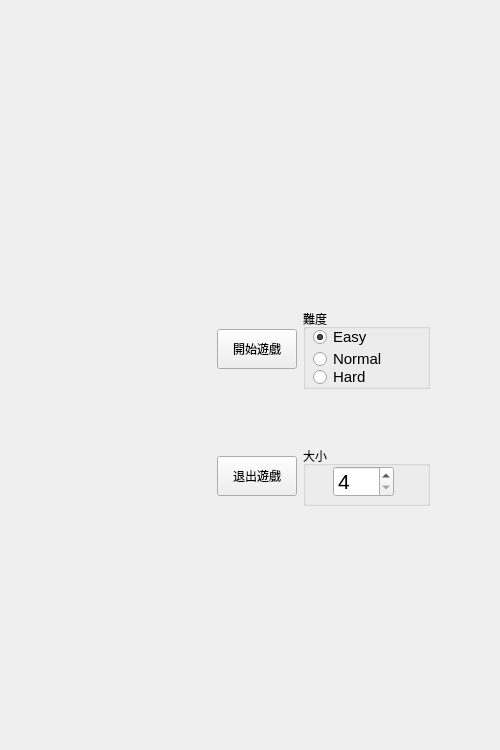
<?xml version="1.0" encoding="UTF-8"?>
<ui version="4.0">
 <class>game</class>
 <widget class="QMainWindow" name="game">
  <property name="windowModality">
   <enum>Qt::NonModal</enum>
  </property>
  <property name="geometry">
   <rect>
    <x>0</x>
    <y>0</y>
    <width>500</width>
    <height>750</height>
   </rect>
  </property>
  <property name="sizePolicy">
   <sizepolicy hsizetype="Fixed" vsizetype="Fixed">
    <horstretch>0</horstretch>
    <verstretch>0</verstretch>
   </sizepolicy>
  </property>
  <property name="minimumSize">
   <size>
    <width>500</width>
    <height>750</height>
   </size>
  </property>
  <property name="maximumSize">
   <size>
    <width>500</width>
    <height>750</height>
   </size>
  </property>
  <property name="mouseTracking">
   <bool>false</bool>
  </property>
  <property name="contextMenuPolicy">
   <enum>Qt::DefaultContextMenu</enum>
  </property>
  <property name="windowTitle">
   <string>avengers 2048</string>
  </property>
  <property name="windowIcon">
   <iconset resource="image.qrc">
    <normaloff>:/game/img/img/icon.png</normaloff>:/game/img/img/icon.png</iconset>
  </property>
  <widget class="QWidget" name="centralWidget">
   <layout class="QGridLayout" name="gridLayout_2">
    <property name="leftMargin">
     <number>0</number>
    </property>
    <property name="topMargin">
     <number>0</number>
    </property>
    <property name="rightMargin">
     <number>0</number>
    </property>
    <property name="bottomMargin">
     <number>0</number>
    </property>
    <item row="0" column="0">
     <widget class="QStackedWidget" name="m">
      <property name="frameShadow">
       <enum>QFrame::Plain</enum>
      </property>
      <property name="currentIndex">
       <number>0</number>
      </property>
      <widget class="QWidget" name="menu">
       <widget class="QWidget" name="gridLayoutWidget">
        <property name="geometry">
         <rect>
          <x>60</x>
          <y>40</y>
          <width>381</width>
          <height>531</height>
         </rect>
        </property>
        <layout class="QGridLayout" name="gridLayout_3">
         <item row="2" column="0">
          <spacer name="horizontalSpacer">
           <property name="orientation">
            <enum>Qt::Horizontal</enum>
           </property>
           <property name="sizeType">
            <enum>QSizePolicy::Fixed</enum>
           </property>
           <property name="sizeHint" stdset="0">
            <size>
             <width>140</width>
             <height>20</height>
            </size>
           </property>
          </spacer>
         </item>
         <item row="2" column="1">
          <widget class="QPushButton" name="start">
           <property name="maximumSize">
            <size>
             <width>16777215</width>
             <height>40</height>
            </size>
           </property>
           <property name="focusPolicy">
            <enum>Qt::NoFocus</enum>
           </property>
           <property name="text">
            <string>開始遊戲</string>
           </property>
          </widget>
         </item>
         <item row="3" column="1">
          <widget class="QPushButton" name="exit">
           <property name="maximumSize">
            <size>
             <width>10000</width>
             <height>40</height>
            </size>
           </property>
           <property name="focusPolicy">
            <enum>Qt::NoFocus</enum>
           </property>
           <property name="text">
            <string>退出遊戲</string>
           </property>
          </widget>
         </item>
         <item row="1" column="0" colspan="4">
          <widget class="QLabel" name="menu_title">
           <property name="sizePolicy">
            <sizepolicy hsizetype="Minimum" vsizetype="Minimum">
             <horstretch>0</horstretch>
             <verstretch>0</verstretch>
            </sizepolicy>
           </property>
           <property name="maximumSize">
            <size>
             <width>379</width>
             <height>150</height>
            </size>
           </property>
           <property name="text">
            <string/>
           </property>
          </widget>
         </item>
         <item row="3" column="2" colspan="2">
          <widget class="QGroupBox" name="groupBox">
           <property name="sizePolicy">
            <sizepolicy hsizetype="Preferred" vsizetype="Expanding">
             <horstretch>0</horstretch>
             <verstretch>0</verstretch>
            </sizepolicy>
           </property>
           <property name="maximumSize">
            <size>
             <width>16777215</width>
             <height>60</height>
            </size>
           </property>
           <property name="title">
            <string>大小</string>
           </property>
           <widget class="QSpinBox" name="choose_n">
            <property name="geometry">
             <rect>
              <x>30</x>
              <y>20</y>
              <width>61</width>
              <height>31</height>
             </rect>
            </property>
            <property name="font">
             <font>
              <pointsize>16</pointsize>
             </font>
            </property>
            <property name="focusPolicy">
             <enum>Qt::NoFocus</enum>
            </property>
            <property name="wrapping">
             <bool>false</bool>
            </property>
            <property name="readOnly">
             <bool>false</bool>
            </property>
            <property name="keyboardTracking">
             <bool>true</bool>
            </property>
            <property name="minimum">
             <number>4</number>
            </property>
            <property name="maximum">
             <number>8</number>
            </property>
           </widget>
          </widget>
         </item>
         <item row="2" column="2" colspan="2">
          <widget class="QGroupBox" name="groupBox_2">
           <property name="sizePolicy">
            <sizepolicy hsizetype="Preferred" vsizetype="Expanding">
             <horstretch>0</horstretch>
             <verstretch>0</verstretch>
            </sizepolicy>
           </property>
           <property name="maximumSize">
            <size>
             <width>16777215</width>
             <height>80</height>
            </size>
           </property>
           <property name="title">
            <string>難度</string>
           </property>
           <widget class="QRadioButton" name="mode_easy">
            <property name="geometry">
             <rect>
              <x>10</x>
              <y>20</y>
              <width>83</width>
              <height>16</height>
             </rect>
            </property>
            <property name="font">
             <font>
              <family>Arial</family>
              <pointsize>11</pointsize>
             </font>
            </property>
            <property name="text">
             <string>Easy</string>
            </property>
            <property name="checked">
             <bool>true</bool>
            </property>
           </widget>
           <widget class="QRadioButton" name="mode_normal">
            <property name="geometry">
             <rect>
              <x>10</x>
              <y>40</y>
              <width>83</width>
              <height>20</height>
             </rect>
            </property>
            <property name="font">
             <font>
              <family>Arial</family>
              <pointsize>11</pointsize>
             </font>
            </property>
            <property name="text">
             <string>Normal</string>
            </property>
            <property name="checked">
             <bool>false</bool>
            </property>
           </widget>
           <widget class="QRadioButton" name="mode_hard">
            <property name="geometry">
             <rect>
              <x>10</x>
              <y>60</y>
              <width>83</width>
              <height>16</height>
             </rect>
            </property>
            <property name="font">
             <font>
              <family>Arial</family>
              <pointsize>11</pointsize>
             </font>
            </property>
            <property name="text">
             <string>Hard</string>
            </property>
           </widget>
          </widget>
         </item>
        </layout>
       </widget>
      </widget>
      <widget class="QWidget" name="game_2">
       <widget class="QWidget" name="gridLayoutWidget_2">
        <property name="geometry">
         <rect>
          <x>30</x>
          <y>20</y>
          <width>431</width>
          <height>501</height>
         </rect>
        </property>
        <layout class="QGridLayout" name="gridLayout_4">
         <item row="0" column="0">
          <widget class="QPushButton" name="back">
           <property name="maximumSize">
            <size>
             <width>16777215</width>
             <height>40</height>
            </size>
           </property>
           <property name="focusPolicy">
            <enum>Qt::NoFocus</enum>
           </property>
           <property name="text">
            <string>返回主選單</string>
           </property>
          </widget>
         </item>
         <item row="0" column="1">
          <widget class="QPushButton" name="restart">
           <property name="sizePolicy">
            <sizepolicy hsizetype="Minimum" vsizetype="Minimum">
             <horstretch>0</horstretch>
             <verstretch>0</verstretch>
            </sizepolicy>
           </property>
           <property name="maximumSize">
            <size>
             <width>16777215</width>
             <height>40</height>
            </size>
           </property>
           <property name="focusPolicy">
            <enum>Qt::NoFocus</enum>
           </property>
           <property name="text">
            <string>重新開始</string>
           </property>
          </widget>
         </item>
         <item row="0" column="3">
          <layout class="QVBoxLayout" name="verticalLayout">
           <item>
            <widget class="QLabel" name="Best_title">
             <property name="font">
              <font>
               <family>華康秀風體W3(P)</family>
               <weight>75</weight>
               <bold>true</bold>
              </font>
             </property>
             <property name="text">
              <string>&lt;html&gt;&lt;head/&gt;&lt;body&gt;&lt;p align=&quot;center&quot;&gt;&lt;span style=&quot; font-size:16pt;&quot;&gt;最高分數&lt;/span&gt;&lt;/p&gt;&lt;/body&gt;&lt;/html&gt;</string>
             </property>
            </widget>
           </item>
           <item>
            <layout class="QHBoxLayout" name="horizontalLayout_2">
             <item>
              <spacer name="horizontalSpacer_5">
               <property name="orientation">
                <enum>Qt::Horizontal</enum>
               </property>
               <property name="sizeType">
                <enum>QSizePolicy::Minimum</enum>
               </property>
               <property name="sizeHint" stdset="0">
                <size>
                 <width>20</width>
                 <height>30</height>
                </size>
               </property>
              </spacer>
             </item>
             <item>
              <widget class="QLabel" name="Best_score">
               <property name="text">
                <string>&lt;html&gt;&lt;head/&gt;&lt;body&gt;&lt;p align=&quot;center&quot;&gt;&lt;span style=&quot; font-size:16pt;&quot;&gt;0&lt;/span&gt;&lt;/p&gt;&lt;/body&gt;&lt;/html&gt;</string>
               </property>
              </widget>
             </item>
             <item>
              <spacer name="horizontalSpacer_6">
               <property name="orientation">
                <enum>Qt::Horizontal</enum>
               </property>
               <property name="sizeType">
                <enum>QSizePolicy::Minimum</enum>
               </property>
               <property name="sizeHint" stdset="0">
                <size>
                 <width>20</width>
                 <height>30</height>
                </size>
               </property>
              </spacer>
             </item>
            </layout>
           </item>
          </layout>
         </item>
         <item row="0" column="2">
          <layout class="QVBoxLayout" name="verticalLayout_2">
           <item>
            <widget class="QLabel" name="New_title">
             <property name="maximumSize">
              <size>
               <width>16777215</width>
               <height>40</height>
              </size>
             </property>
             <property name="font">
              <font>
               <family>華康秀風體W3</family>
               <pointsize>16</pointsize>
               <weight>75</weight>
               <bold>true</bold>
              </font>
             </property>
             <property name="text">
              <string>&lt;html&gt;&lt;head/&gt;&lt;body&gt;&lt;p align=&quot;center&quot;&gt;&lt;span style=&quot; font-size:16pt;&quot;&gt;當前分數&lt;/span&gt;&lt;/p&gt;&lt;/body&gt;&lt;/html&gt;</string>
             </property>
            </widget>
           </item>
           <item>
            <layout class="QHBoxLayout" name="horizontalLayout">
             <item>
              <spacer name="horizontalSpacer_3">
               <property name="orientation">
                <enum>Qt::Horizontal</enum>
               </property>
               <property name="sizeType">
                <enum>QSizePolicy::Minimum</enum>
               </property>
               <property name="sizeHint" stdset="0">
                <size>
                 <width>20</width>
                 <height>30</height>
                </size>
               </property>
              </spacer>
             </item>
             <item>
              <widget class="QLabel" name="New_score">
               <property name="focusPolicy">
                <enum>Qt::NoFocus</enum>
               </property>
               <property name="text">
                <string>&lt;html&gt;&lt;head/&gt;&lt;body&gt;&lt;p align=&quot;center&quot;&gt;&lt;span style=&quot; font-size:16pt;&quot;&gt;0&lt;/span&gt;&lt;/p&gt;&lt;/body&gt;&lt;/html&gt;</string>
               </property>
              </widget>
             </item>
             <item>
              <spacer name="horizontalSpacer_4">
               <property name="orientation">
                <enum>Qt::Horizontal</enum>
               </property>
               <property name="sizeType">
                <enum>QSizePolicy::Minimum</enum>
               </property>
               <property name="sizeHint" stdset="0">
                <size>
                 <width>20</width>
                 <height>30</height>
                </size>
               </property>
              </spacer>
             </item>
            </layout>
           </item>
          </layout>
         </item>
         <item row="1" column="0" rowspan="2" colspan="4">
          <layout class="QGridLayout" name="gamelayout">
           <property name="spacing">
            <number>0</number>
           </property>
          </layout>
         </item>
        </layout>
       </widget>
       <widget class="QLabel" name="people_talk">
        <property name="geometry">
         <rect>
          <x>130</x>
          <y>550</y>
          <width>330</width>
          <height>80</height>
         </rect>
        </property>
        <property name="maximumSize">
         <size>
          <width>330</width>
          <height>80</height>
         </size>
        </property>
        <property name="font">
         <font>
          <family>華康兒風體W3(P)</family>
          <pointsize>20</pointsize>
         </font>
        </property>
        <property name="text">
         <string>你好！祝你玩得開心</string>
        </property>
       </widget>
       <widget class="QLabel" name="people_img">
        <property name="geometry">
         <rect>
          <x>0</x>
          <y>550</y>
          <width>120</width>
          <height>120</height>
         </rect>
        </property>
        <property name="maximumSize">
         <size>
          <width>120</width>
          <height>120</height>
         </size>
        </property>
        <property name="font">
         <font>
          <family>華康兒風體W3</family>
          <pointsize>20</pointsize>
         </font>
        </property>
        <property name="text">
         <string>頭像</string>
        </property>
       </widget>
       <widget class="QLabel" name="people_step">
        <property name="geometry">
         <rect>
          <x>270</x>
          <y>630</y>
          <width>170</width>
          <height>30</height>
         </rect>
        </property>
        <property name="sizePolicy">
         <sizepolicy hsizetype="Preferred" vsizetype="Preferred">
          <horstretch>0</horstretch>
          <verstretch>0</verstretch>
         </sizepolicy>
        </property>
        <property name="font">
         <font>
          <family>華康秀風體W3(P)</family>
          <pointsize>16</pointsize>
          <weight>75</weight>
          <bold>true</bold>
         </font>
        </property>
        <property name="text">
         <string>&lt;html&gt;&lt;head/&gt;&lt;body&gt;&lt;p align=&quot;right&quot;&gt;剩餘 0 步&lt;/p&gt;&lt;/body&gt;&lt;/html&gt;</string>
        </property>
       </widget>
      </widget>
     </widget>
    </item>
   </layout>
  </widget>
 </widget>
 <layoutdefault spacing="6" margin="11"/>
 <resources>
  <include location="image.qrc"/>
 </resources>
 <connections/>
</ui>
